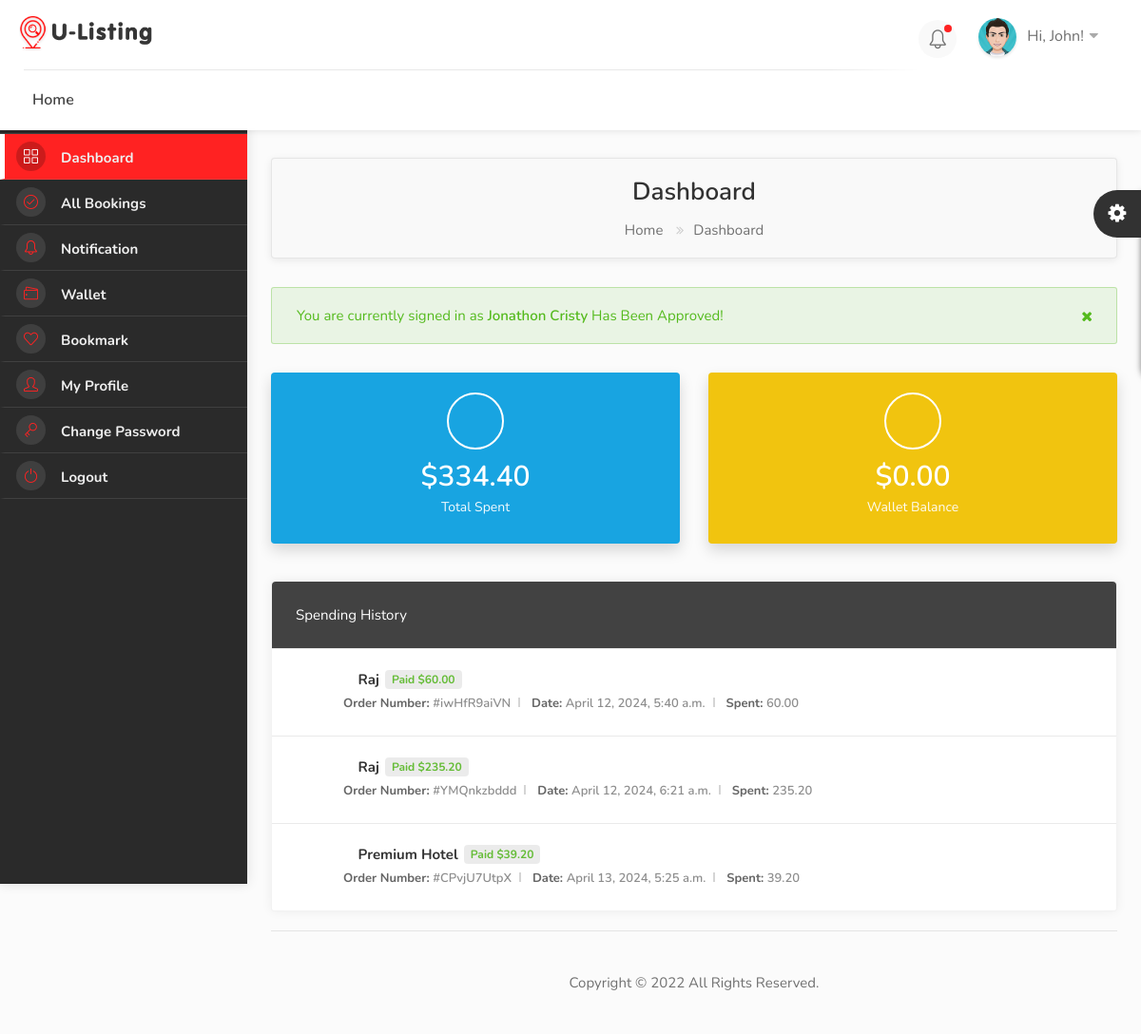
Before: /dashboard/wallet/ (signed in) with the older database file.
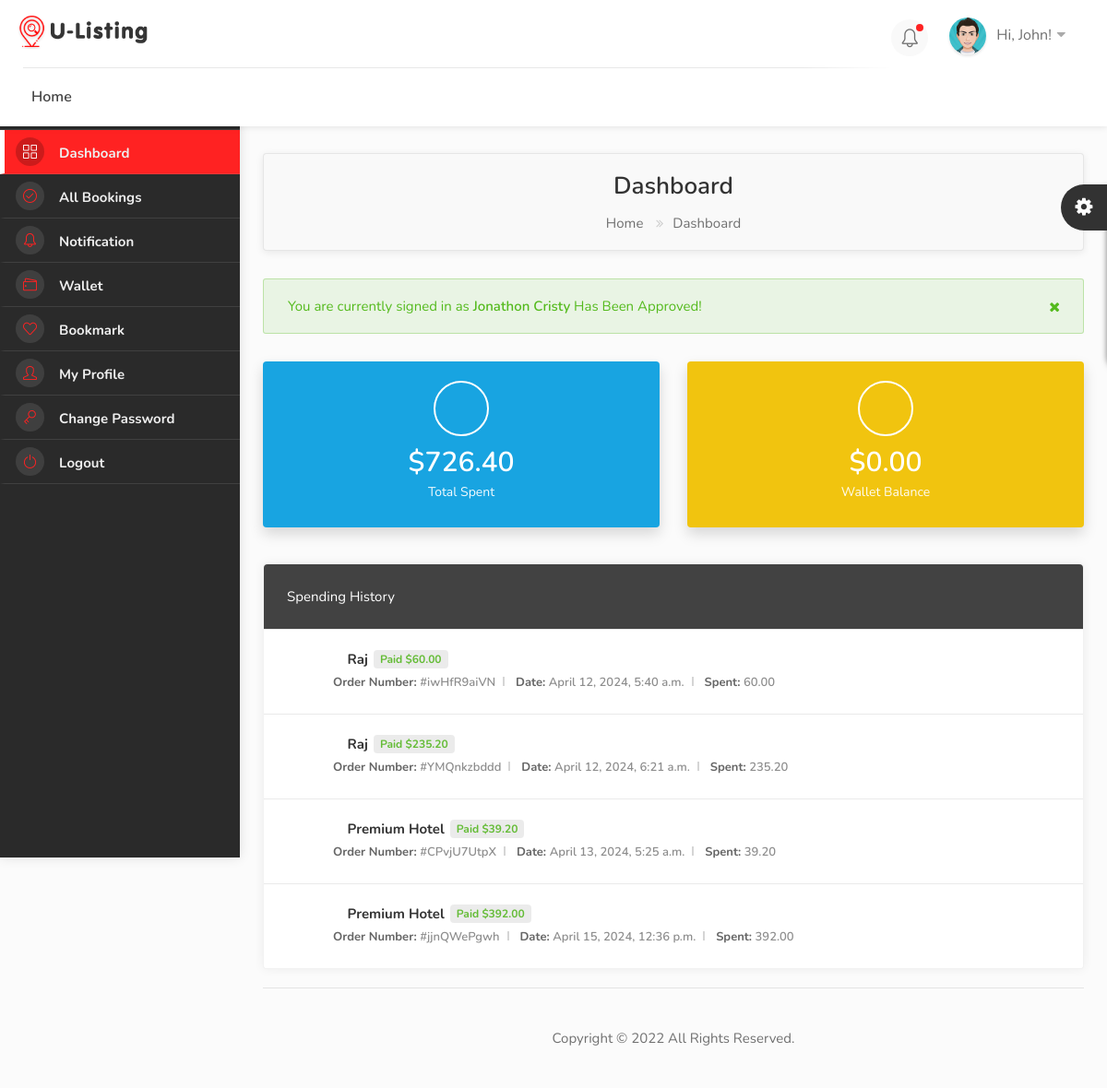
After: the same page with the newer database file.
### hotel/models.py (models this page shows, shortened)
class Booking(models.Model):
    user = models.ForeignKey(User, on_delete=models.SET_NULL, null=True, blank=True)
    payment_status = models.CharField(max_length=100, choices=PAYMENT_STATUS)
    coupons = models.ManyToManyField('hotel.Coupon', blank=True)
    full_name = models.CharField(max_length=100)
    email = models.CharField(max_length=100)
    phone = models.CharField(max_length=100)
    hotel = models.ForeignKey(Hotel, on_delete=models.SET_NULL, null=True, blank=True)
    room_type = models.ForeignKey(RoomType, on_delete=models.SET_NULL, null=True, blank=True)
    room = models.ManyToManyField(Room)
    before_discount = models.DecimalField(max_digits=12, decimal_places=2, default=0.00)
    total = models.DecimalField(max_digits=12, decimal_places=2, default=0.00)
    saved = models.DecimalField(max_digits=12, decimal_places=2, default=0.00)
    check_in_date = models.DateField()
    check_out_date = models.DateField()
    total_days = models.PositiveIntegerField(default=0)
    num_adults = models.PositiveIntegerField(default=1)
    num_children = models.PositiveIntegerField(default=0)
    checked_in = models.BooleanField(default=False)
    checked_out = models.BooleanField(default=False)
    is_active = models.BooleanField(default=False)
    checked_in_tracker = models.BooleanField(default=False)
    checked_out_tracker = models.BooleanField(default=False)
    bid = ShortUUIDField(unique=True, length=10, max_length=20)
    date = models.DateTimeField(auto_now_add=True)
    stripe_payment_intent = models.CharField(max_length=200, null=True, blank=True)
    success_id = ShortUUIDField(length=10, max_length=20, null=True, blank=True)
    booking_id = ShortUUIDField(unique=True, length=10, max_length=20)

class Hotel(models.Model):
    user = models.ForeignKey(User, on_delete=models.SET_NULL, null=True)
    name = models.CharField(max_length=100, null=True, blank=True)
    description = CKEditor5Field(null=True, blank=True, config_name="extends")
    image = models.FileField(upload_to="hotel_gallery")
    address = models.CharField(max_length=200)
    mobile = models.CharField(max_length=200)
    email = models.CharField(max_length=100)
    status = models.CharField(max_length=20, choices=HOTEL_STATUS, default="Live")
    tags = TaggableManager(blank=True)
    views = models.IntegerField(default=0)
    featured = models.BooleanField(default=False)
    hid = ShortUUIDField(unique=True, length=10, max_length=20)
    slug = models.SlugField(unique=True)
    date = models.DateTimeField(auto_now_add=True)
    def hotel_gallery(self):
        return HotelGallery.objects.filter(hotel=self)

### user_dashboard/views.py (the view)
# urls.py: path("wallet/", views.wallet, name="wallet"),
@login_required
def wallet(request):
    booking = Booking.objects.filter(user=request.user, payment_status="Paid")
    total_spent = Booking.objects.filter(user=request.user, payment_status="Paid").aggregate(amount=models.Sum("total"))
    wallet_balance = request.user.profile.wallet
    context = {
        "booking": booking,
        "total_spent": total_spent,
        "wallet_balance": wallet_balance,
    }
    return render(request, "user_dashboard/wallet.html", context)

### templates/user_dashboard/wallet.html
{% extends 'partials/dashboard_base.html' %}
{% load static %}
{% block content %}
<div class="utf_dashboard_content">
    <div id="titlebar" class="dashboard_gradient">
        <div class="row">
            <div class="col-md-12">
                <h2>Dashboard</h2>
                <nav id="breadcrumbs">
                    <ul>
                        <li><a href="/">Home</a></li>
                        <li>Dashboard</li>
                    </ul>
                </nav>
            </div>
        </div>
    </div>
    <div class="row">
        <div class="col-md-12">
            <div class="notification success closeable margin-bottom-30">
                <p>You are currently signed in as <strong>Jonathon Cristy</strong> Has Been Approved!</p>
                <a class="close" href="#"></a>
            </div>
        </div>
    </div>
    <div class="row">
        <div class="col-lg-6 col-md-6">
            <div class="utf_dashboard_stat color-2">
                <div class="utf_dashboard_stat_content">
                    <h4>${{ total_spent.amount|floatformat:2 }}</h4>
                    <span>Total Spent</span>
                </div>
                <div class="utf_dashboard_stat_icon"><i class="im im-icon-Dollar-Sign2"></i></div>
            </div>
        </div>
        <div class="col-lg-6 col-md-6">
            <div class="utf_dashboard_stat color-3">
                <div class="utf_dashboard_stat_content">
                    <h4>${{ wallet_balance|floatformat:2}}</h4>
                    <span>Wallet Balance</span>
                </div>
                <div class="utf_dashboard_stat_icon"><i class="im im-icon-Wallet-2"></i></div>
            </div>
        </div>
    </div>
    <div class="row">
        <div class="col-lg-12 col-md-12 mb-4">
            <div class="utf_dashboard_list_box invoices with-icons margin-top-20">
                <h4>Spending History</h4>
                <ul>
                    {% for b in booking %}
                        <li>
                            <i class="im im-icon-Receipt"></i>
                            <strong>{{b.hotel.name}} <span class="paid">{{b.payment_status}} ${{b.total}}</span></strong>
                            <ul>
                                <li><span>Order Number: </span> #{{b.booking_id}}</li>
                                <li><span>Date: </span> {{b.date}}</li>
                                <li><span>Spent: </span> {{b.total}}</li>
                            </ul>
                        </li>
                    {% endfor %}
                </ul>
            </div>
        </div>
        <div class="col-md-12">
            <div class="footer_copyright_part">Copyright © 2022 All Rights Reserved.</div>
        </div>
    </div>
</div>
{% endblock content %}

Changed rows visible on the page:
added Booking: hotel.name "Premium Hotel", payment_status "Paid", total "392.00", booking_id "jjnQWePgwh", date "April 15, 2024, 12:36 p.m."
Other visible differences:
{{ total_spent.amount|floatformat:2 }}: "334.40" → "726.40"
